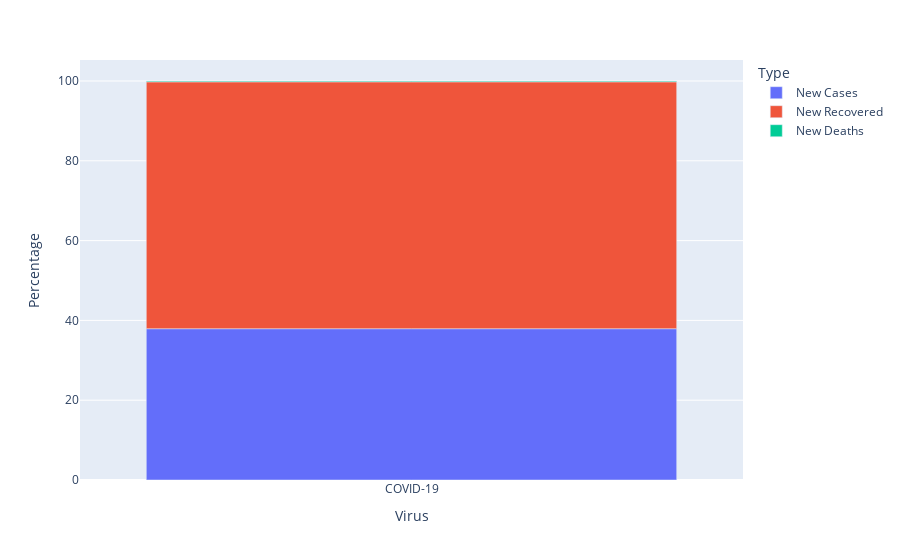

Notebook code cell kept with this figure:
### Code cell
cases = df[["New Cases",'New Recovered','New Deaths']].loc[0]
cases_df = pd.DataFrame(cases).reset_index()
cases_df.columns = ['Type','Total']
df['Percentage'] = np.round(100* cases_df['Total']/np.sum(cases_df['Total']),2)
cases_df['Percentage'] = np.round(100* cases_df['Total']/np.sum(cases_df['Total']),2)
cases_df['Virus'] = ['COVID-19' for i in range(len(cases_df))]
fig = px.bar(cases_df,x = 'Virus',y = 'Percentage',color = 'Type',hover_data = ['Total'])
fig.show()

### Figure 1 — Plotly figure (JSON) as saved in the notebook; plotly's stock layout.template omitted (floating-point values rounded to 4 significant figures)
{"data": [{"alignmentgroup": "True", "customdata": [[1632479]], "hovertemplate": "Type=New Cases<br>Virus=%{x}<br>Percentage=%{y}<br>Total=%{customdata[0]}<extra></extra>", "legendgroup": "New Cases", "marker": {"color": "#636efa", "pattern": {"shape": ""}}, "name": "New Cases", "offsetgroup": "New Cases", "orientation": "v", "showlegend": true, "textposition": "auto", "type": "bar", "x": ["COVID-19"], "xaxis": "x", "y": [37.92], "yaxis": "y"}, {"alignmentgroup": "True", "customdata": [[2663773]], "hovertemplate": "Type=New Recovered<br>Virus=%{x}<br>Percentage=%{y}<br>Total=%{customdata[0]}<extra></extra>", "legendgroup": "New Recovered", "marker": {"color": "#EF553B", "pattern": {"shape": ""}}, "name": "New Recovered", "offsetgroup": "New Recovered", "orientation": "v", "showlegend": true, "textposition": "auto", "type": "bar", "x": ["COVID-19"], "xaxis": "x", "y": [61.87], "yaxis": "y"}, {"alignmentgroup": "True", "customdata": [[8864]], "hovertemplate": "Type=New Deaths<br>Virus=%{x}<br>Percentage=%{y}<br>Total=%{customdata[0]}<extra></extra>", "legendgroup": "New Deaths", "marker": {"color": "#00cc96", "pattern": {"shape": ""}}, "name": "New Deaths", "offsetgroup": "New Deaths", "orientation": "v", "showlegend": true, "textposition": "auto", "type": "bar", "x": ["COVID-19"], "xaxis": "x", "y": [0.21], "yaxis": "y"}], "layout": {"barmode": "relative", "legend": {"title": {"text": "Type"}, "tracegroupgap": 0}, "margin": {"t": 60}, "xaxis": {"anchor": "y", "domain": [0, 1], "title": {"text": "Virus"}}, "yaxis": {"anchor": "x", "domain": [0, 1], "title": {"text": "Percentage"}}}}
